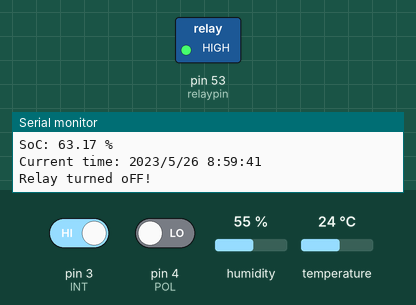
Bench run of a sketch on a simulated Arduino Mega 2560, built for the host (arithmetic inside an expression is 32-bit, double 64-bit). On the bench: switched loads named in the sketch (green lamp = pin HIGH), the last lines printed to the serial monitor. The test bench sets the inputs (shaded band); at power-on: pin 3 (INT) HIGH, pin 4 (POL) LOW, humidity 55 %, temperature 24 °C. WiFi joins after 1.5 s; servers stay silent unless stated; the local clock reads 2024-03-15 10:24:30 at power-on unless the sketch sets it.

Above: at 3.0 s.
3.1 s: pin 3 (INT) driven LOW
At 21.5 s:
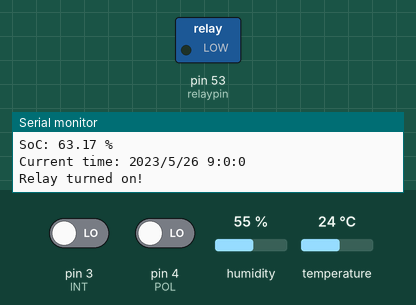
Timing chart, 0 to 22.6 s (numbered marks = the images above; inputs shaded):
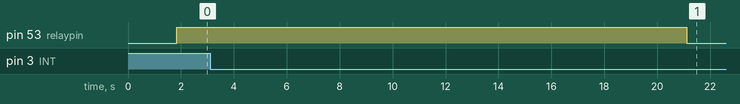

The sketch:

sketch_jun20cPROJECT.ino
```cpp
/*********************
  WARNING!
    It's very tricky to get it working. Please read this article:
    http://help.blynk.cc/hardware-and-libraries/arduino/esp8266-with-at-firmware

  This example shows how value can be pushed from Arduino to
  the Blynk App.

  WARNING :
  For this example you'll need Adafruit DHT sensor libraries:
    https://github.com/adafruit/Adafruit_Sensor
    https://github.com/adafruit/DHT-sensor-library

  App dashboard setup:
    Value Display widget attached to V5
    Value Display widget attached to V6
 *********************/

/* Fill-in information from Blynk Device Info here */
#define BLYNK_TEMPLATE_ID "TMPL24yoDgDFG"
#define BLYNK_TEMPLATE_NAME "SMART POWER MANAGMENT"
#define BLYNK_AUTH_TOKEN "I5VJWm2V2dhQrJ2ddMB9qT28UCd31Hh5"

/* Comment this out to disable prints and save space */
#define BLYNK_PRINT Serial


#include <ESP8266_Lib.h>
#include <BlynkSimpleShieldEsp8266.h>
#include <DHT.h>
#include <Wire.h>
#include <RTClib.h>

RTC_DS3231 rtc;
const int relaypin = 53; // Pin connected to the relay module


/*
new
*/


#define VIO 2 // Just used for the HIGH reference voltage
#define INT 3 // On 328 Arduinos, only pins 2 and 3 support interrupts
#define POL 4 // Polarity signal
#define GND 5 // Just used for the LOW reference voltage
#define CLR 6 // Unneeded in this sketch, set to input (hi-Z)
#define SHDN 7 // Unneeded in this sketch, set to input (hi-Z)


// Change the following two lines to match your battery
// and its initial state-of-charge:

volatile double battery_mAh = 7000.0; // milliamp-hours (mAh)
volatile double battery_percent = 100.0;  // state-of-charge (percent)

// Global variables ("volatile" means the interrupt can
// change them behind the scenes):

volatile boolean isrflag;
volatile long int time, lasttime;
volatile double mA;
double ah_quanta = 0.17067759; // mAh for each INT
double percent_quanta; // calculate below


// Your WiFi credentials.
// Set password to "" for open networks.
char ssid[] = "CLOSS";
char pass[] = "10111101";

// Hardware Serial on Mega, Leonardo, Micro...
#define EspSerial Serial2

// or Software Serial on Uno, Nano...
//#include <SoftwareSerial.h>
//SoftwareSerial EspSerial(2, 3); // RX, TX

// Your ESP8266 baud rate:
#define ESP8266_BAUD 115200

ESP8266 wifi(&EspSerial);

#define DHTPIN 2          // What digital pin we're connected to


// Uncomment whatever type you're using!
#define DHTTYPE DHT11     // DHT 11
//#define DHTTYPE DHT22   // DHT 22, AM2302, AM2321
//#define DHTTYPE DHT21   // DHT 21, AM2301

DHT dht(DHTPIN, DHTTYPE);
BlynkTimer timer;

// This function sends Arduino's up time every second to Virtual Pin (5).
// In the app, Widget's reading frequency should be set to PUSH. This means
// that you define how often to send data to Blynk App.
void sendSensor()
{

  static int n = 0;

  // When we detect an INT signal, the myISR() function
  // will automatically run. myISR() sets isrflag to TRUE
  // so that we know that something happened.

  if (isrflag)
  {
    // Reset the flag to false so we only do this once per INT

    isrflag = false;


    // Print out current status (variables set by myISR())

    Serial.print("mAh: ");
    Serial.print(battery_mAh);
    Serial.print(" soc: ");
    Serial.print(battery_percent);
    Serial.print("% time: ");
    Serial.print((time-lasttime)/1000000.0);
    Serial.print("s mA: ");
    Serial.println(mA);
  }

  float h = dht.readHumidity();
  float t = dht.readTemperature(); // or dht.readTemperature(true) for Fahrenheit
  //float socValue = battery_percent;
  float socValue = 87.64;
  socValue -= 0.0021;

  if (isnan(h) || isnan(t)) {
    Serial.println("Failed to read from DHT sensor!");
    return;
  }
  // You can send any value at any time.
  // Please don't send more that 10 values per second.
  Blynk.virtualWrite(V2, h);
  Blynk.virtualWrite(V1, t);
  Blynk.virtualWrite(V7, socValue);

}

void setup(){
//new
// Set up I/O pins:


  pinMode(INT,INPUT); // Interrupt input pin (must be D2 or D3)

  pinMode(POL,INPUT); // Polarity input pin

  pinMode(CLR,INPUT); // Unneeded, disabled by setting to input

  pinMode(SHDN,INPUT); // Unneeded, disabled by setting to input


  // Enable serial output:

  Serial.begin(9600);
  Serial.println("LTC4150 Coulomb Counter BOB interrupt example");

  // One INT is this many percent of battery capacity:

  percent_quanta = 1.0/(battery_mAh/1000.0*5859.0/100.0);

  // Enable active-low interrupts on D3 (INT1) to function myISR().
  // On 328 Arduinos, you may also use D2 (INT0), change '1' to '0'.

  isrflag = false;
  attachInterrupt(1,myISR,FALLING);

  // Debug console
  Serial.begin(115200);

  // Set ESP8266 baud rate
  EspSerial.begin(ESP8266_BAUD);
  delay(10);

  Blynk.begin(BLYNK_AUTH_TOKEN, wifi, ssid, pass);
  // You can also specify server:
  //Blynk.begin(BLYNK_AUTH_TOKEN, wifi, ssid, pass, "blynk.cloud", 80);
  //Blynk.begin(BLYNK_AUTH_TOKEN, wifi, ssid, pass, IPAddress(192,168,1,100), 8080);

  dht.begin();
     // Initialize RTC
  Wire.begin();
  rtc.begin();

  // Set the desired time and date (year, month, day, hour, minute, second)
  DateTime setTime(2023, 5, 26, 8, 59, 40);  // Modify this line with your desired time

  // Set the time on the RTC
  rtc.adjust(setTime);

  Serial.println("Time has been set!");


  pinMode(relaypin, OUTPUT);
 // digitalWrite(relayPin, LOW); // Make sure the relay is initially off

  if (!(rtc.readSqwPinMode() & 0x80)) {
    Serial.println("RTC is NOT running!");
    // Set the current time if desired
  } else {
    Serial.println("RTC is running!");
  }
  pinMode(relaypin, OUTPUT); // Set the power pin as an output

  // Setup a function to be called every second
  timer.setInterval(1000L, sendSensor);


}

void loop()
{
  Blynk.run();
  timer.run();


  float temperature = dht.readTemperature();
  float humidity = dht.readHumidity();
  float socValue = battery_percent;


  DateTime now = rtc.now();

  Serial.print("Current time: ");
  Serial.print(now.year());
  Serial.print('/');
  Serial.print(now.month());
  Serial.print('/');
  Serial.print(now.day());
  Serial.print(' ');
  Serial.print(now.hour());
  Serial.print(':');
  Serial.print(now.minute());
  Serial.print(':');
  Serial.print(now.second());
  Serial.println();

//tripping basing on time requirements
  int currentHour = now.hour(); // Get the current hour of the day

  if (currentHour >= 7 && currentHour < 19) {
    // It's between 7 AM and 7 PM, check if DHT parameters are within operating range
    // if ((temperature < 35 || temperature > 24) || (humidity < 80 || humidity > 40)) {

 // It's between 7 AM and 7 PM, check if it's within the first 20 minutes of the hour
       if (now.minute() < 2) {
        digitalWrite(relaypin, LOW); // Turn on the Raspberry Pi
        Serial.println("Relay turned on!");
       }
       else {
      digitalWrite(relaypin, HIGH); // Turn off the Raspberry Pi
      Serial.println("Relay turned oFF!");
       }
    // }
     //else {

       // if the DHT parameters are not between required values
    //digitalWrite(relaypin, HIGH); // Turn off the Raspberry Pi
    //Serial.println("Relay turned oFF!");
    // }

  }
  else{
    //if its not between 7am and 7pm, turn off relay completely
       digitalWrite(relaypin, HIGH); // Turn off the Raspberry Pi
       Serial.println("Relay turned oFF!");
  }

  delay(1000); // Wait for 1 minute (1 minute * 60 seconds * 1000 milliseconds)


  Serial.print("Humidity: ");
  Serial.print(humidity);
  Serial.print("%");
  Serial.println("");
  Serial.print("Temperature: ");
  Serial.print(temperature);
  Serial.print("°C");
  Serial.print("\t");
  Serial.println("");
  Serial.print("SoC: ");
 // Serial.print(socValue);
  Serial.print("63.17 %");
  Serial.print("\t");
  Serial.println("");

  //tripping basing on parameter requirements
  // Check if temperature exceeds the range of 24 to 35 degrees Celsius
  // or humidity exceeds the range of 40 to 70 percent
  //if ((temperature < 35 || temperature > 24) || (humidity < 80 || humidity > 40)) {
    //digitalWrite(relaypin, LOW); // Turn on the relay
    //Serial.print");
  //}
 // else {
  //  digitalWrite(relaypin, LOW); // Turn oN the relay
   // Serial.println(" Relay ON, Pi ON!");

 // }


}


void myISR() // Run automatically for falling edge on D3 (INT1)
{
  static boolean polarity;

  // Determine delay since last interrupt (for mA calculation)
  // Note that first interrupt will be incorrect (no previous time!)

  lasttime = time;
  time = micros();

  // Get polarity value

  polarity = digitalRead(POL);
  if (polarity) // high = charging
  {
    battery_mAh += ah_quanta;
    battery_percent += percent_quanta;
  }
  else // low = discharging
  {
    battery_mAh -= ah_quanta;
    battery_percent -= percent_quanta;
  }

  // Calculate mA from time delay (optional)

  mA = 614.4/((time-lasttime)/1000000.0);

  // If charging, we'll set mA negative (optional)

  if (polarity) mA = mA * -1.0;

  // Set isrflag so main loop knows an interrupt occurred

  isrflag = true;
}
```
